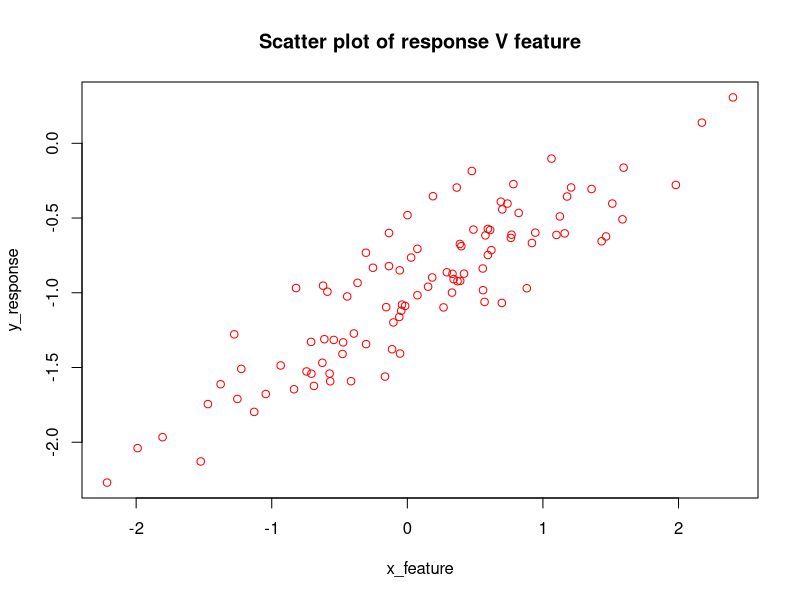
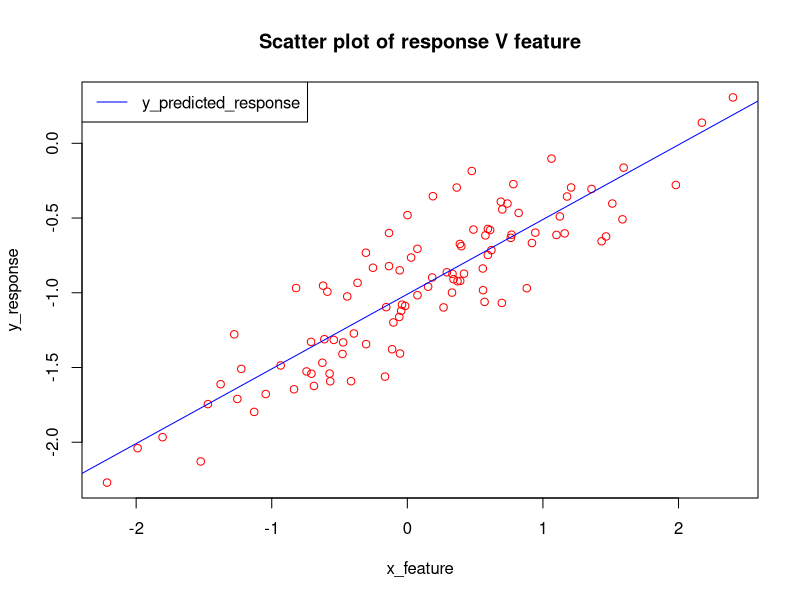
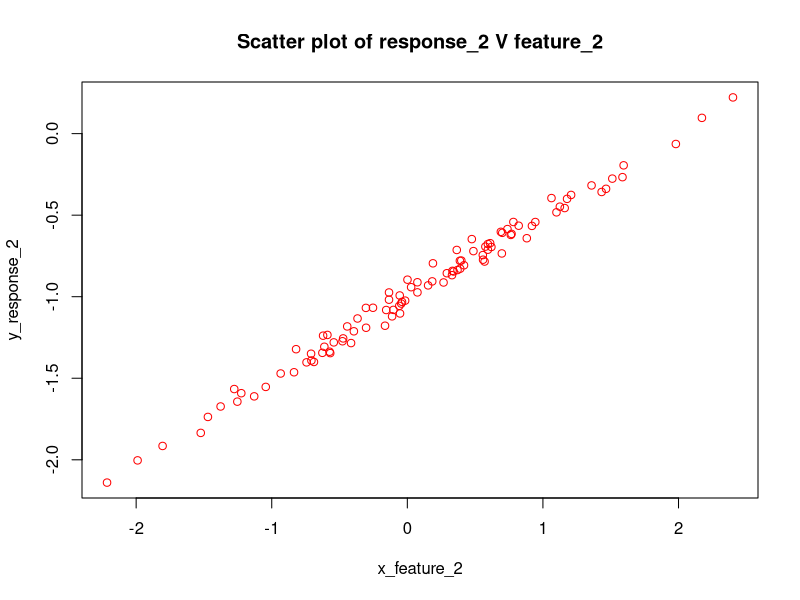
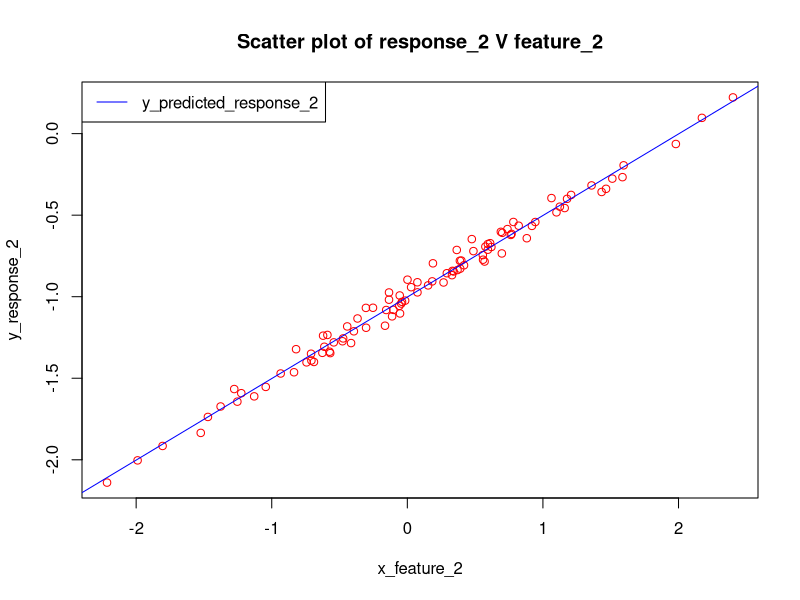
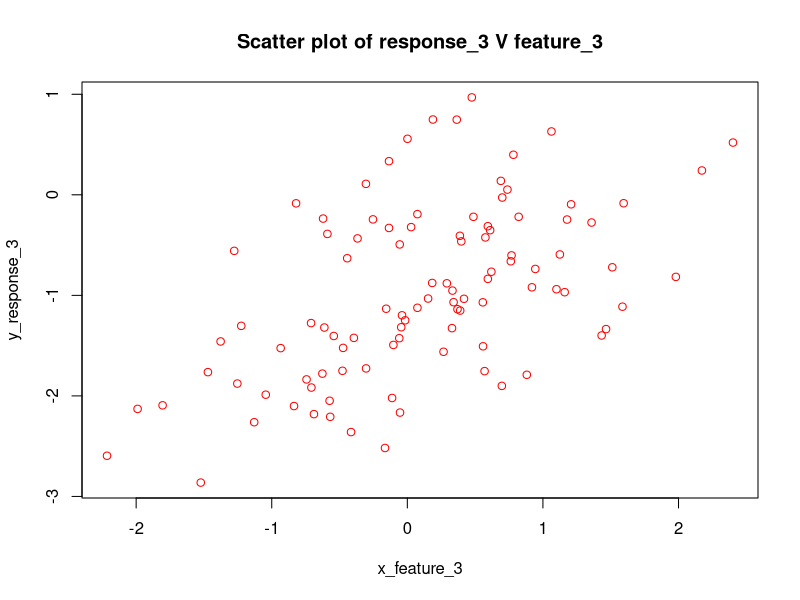
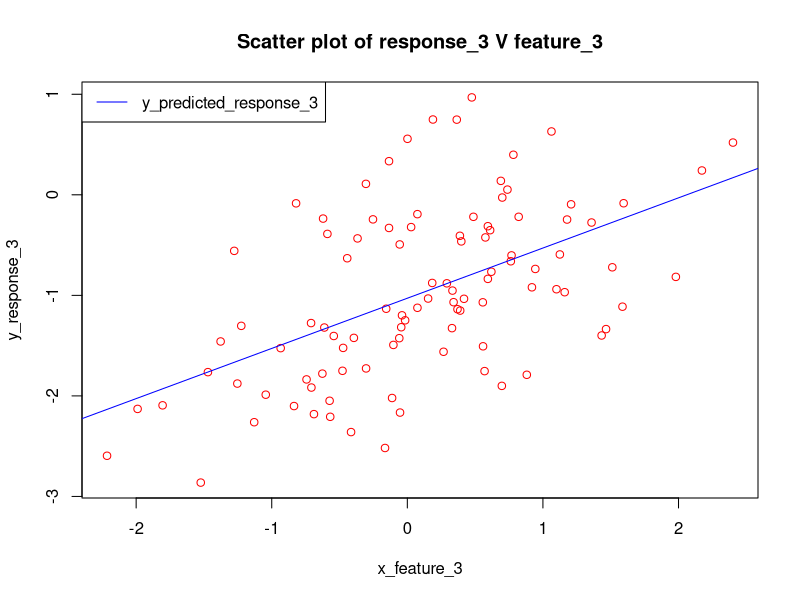

R code for these plots, in order:
## ---- chunk 1
set.seed(1)
x_feature <- rnorm(n=100, mean=0, sd=1) # question calls this X
eps <- rnorm(n=100, mean=0, sd=0.25) # question calls this eps
y_response <- -1 + 0.5*x_feature + eps # question calls this Y vector

## ---- chunk 2
length(y_response) #What is the length of the vector y?

## ---- chunk 3
# b0 = -1 
# b1 = 0.5
## ---- chunk 4
plot(y_response ~ x_feature, 
     main = 'Scatter plot of response V feature', 
     col = 'red')
## ---- chunk 5
lm_1 = lm(y_response ~ x_feature)
summary(lm_1)
## ---- chunk 6
plot(y_response ~ x_feature, 
     main = 'Scatter plot of response V feature', 
     col = 'red')

abline(lm_1, lwd = 1, col = "blue") # add linear regression line

legend(x="topleft",   # Coordinates of legend_box (x also accepts keywords)
       legend =c('y_predicted_response'), # Vector with the name of each group
       fill,   # Creates boxes in the legend with the specified colors
       col = "blue", # Color of lines or symbols
       border = "black", # Fill box border color
       lwd=1,         # Line type and width
       bty = "o",        # Box type (bty = "n" removes the box)
       bg = par("bg"),    # Background color of the legend
       box.lwd = par("lwd"), # Legend box line width
       box.lty = par("lty"), # Legend box line type
       box.col = par("fg"),  # Legend box line color
       cex = 1,          # Legend size
       horiz = FALSE,     # Horizontal (TRUE) or vertical (FALSE) legend
       title = NULL      # Legend title
)
## ---- chunk 7

lm_poly <- lm(y_response ~ poly(x_feature, 2))
summary(lm_poly)
## ---- chunk 8
AIC(lm_1)
AIC(lm_poly)
## ---- chunk 9
summary(lm_1)$r.squared
summary(lm_poly)$r.squared
## ---- chunk 10
set.seed(1)
x_feature_2 <- rnorm(n=100, mean=0, sd=1) # question calls this X
eps_2 <- rnorm(n=100, mean=0, sd=0.05) # question calls this eps
y_response_2 <- -1 + 0.5*x_feature_2 + eps_2 # question calls this Y vector

## ---- chunk 11
length(y_response_2) 

## ---- chunk 12
# b0 = -1 
# b1 = 0.5
## ---- chunk 13
plot(y_response_2 ~ x_feature_2, 
     main = 'Scatter plot of response_2 V feature_2', 
     col ='red')
## ---- chunk 14
lm_2 = lm(y_response_2 ~ x_feature_2)
summary(lm_2)
## ---- chunk 15

plot(y_response_2 ~ x_feature_2, 
     main = 'Scatter plot of response_2 V feature_2', 
     col = 'red')

abline(lm_2, lwd = 1, col = "blue") # add linear regression line

legend(x="topleft",   # Coordinates of legend_box (x also accepts keywords)
       legend =c('y_predicted_response_2'), # Vector with the name of each group
       fill,   # Creates boxes in the legend with the specified colors
       col = "blue", # Color of lines or symbols
       border = "black", # Fill box border color
       lwd=1,         # Line type and width
       bty = "o",        # Box type (bty = "n" removes the box)
       bg = par("bg"),    # Background color of the legend
       box.lwd = par("lwd"), # Legend box line width
       box.lty = par("lty"), # Legend box line type
       box.col = par("fg"),  # Legend box line color
       cex = 1,          # Legend size
       horiz = FALSE,     # Horizontal (TRUE) or vertical (FALSE) legend
       title = NULL      # Legend title
)
## ---- chunk 16

lm_poly_2 <- lm(y_response_2 ~ poly(x_feature_2, 2))
summary(lm_poly_2)
## ---- chunk 17
AIC(lm_2)
AIC(lm_poly_2)
## ---- chunk 18
summary(lm_2)$r.squared 
summary(lm_poly_2)$r.squared
## ---- chunk 19
set.seed(1)
x_feature_3 <- rnorm(n=100, mean=0, sd=1) # question calls this X
eps_3 <- rnorm(n=100, mean=0, sd=0.75) # question calls this eps
y_response_3 <- -1 + 0.5*x_feature_3 + eps_3 # question calls this Y vector

## ---- chunk 20
length(y_response_3) 

## ---- chunk 21
# b0 = -1 
# b1 = 0.5
## ---- chunk 22
plot(y_response_3 ~ x_feature_3, 
     main = 'Scatter plot of response_3 V feature_3', 
     col ='red')
## ---- chunk 23
lm_3 = lm(y_response_3 ~ x_feature_3)
summary(lm_3)
## ---- chunk 24
plot(y_response_3 ~ x_feature_3, 
     main = 'Scatter plot of response_3 V feature_3', 
     col = 'red')

abline(lm_3, lwd = 1, col = "blue") # add linear regression line

legend(x="topleft",   # Coordinates of legend_box (x also accepts keywords)
       legend =c('y_predicted_response_3'), # Vector with the name of each group
       fill,   # Creates boxes in the legend with the specified colors
       col = "blue", # Color of lines or symbols
       border = "black", # Fill box border color
       lwd=1,         # Line type and width
       bty = "o",        # Box type (bty = "n" removes the box)
       bg = par("bg"),    # Background color of the legend
       box.lwd = par("lwd"), # Legend box line width
       box.lty = par("lty"), # Legend box line type
       box.col = par("fg"),  # Legend box line color
       cex = 1,          # Legend size
       horiz = FALSE,     # Horizontal (TRUE) or vertical (FALSE) legend
       title = NULL      # Legend title
)
## ---- chunk 25
lm_poly_3 <- lm(y_response_3 ~ poly(x_feature_3, 2))
summary(lm_poly_3)
## ---- chunk 26
AIC(lm_3)
AIC(lm_poly_3)
## ---- chunk 27
summary(lm_3)$r.squared 
summary(lm_poly_3)$r.squared
## ---- chunk 28
confint(lm_1)
## ---- chunk 29
confint(lm_2)
## ---- chunk 30
confint(lm_3) 
